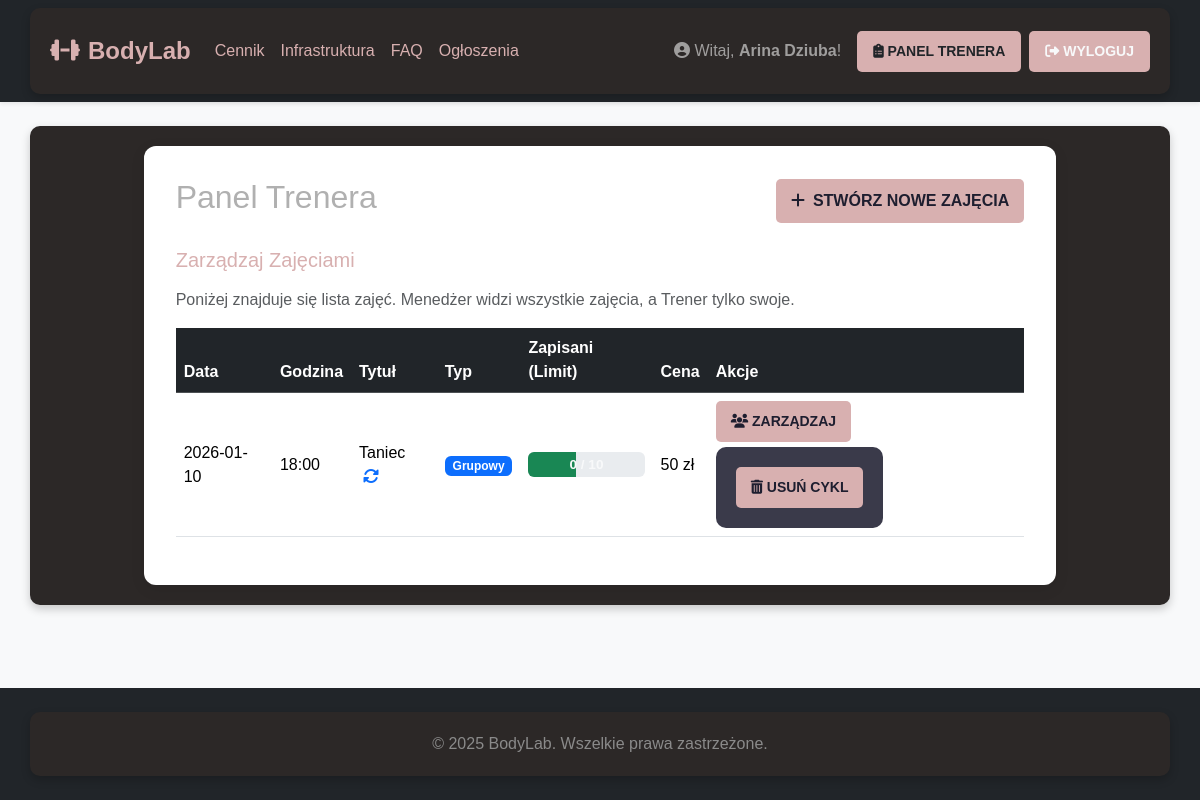
/trainer (signed in), run on the app's committed database.
### app.py (models this page shows, shortened)
class User(db.Model, UserMixin):
    id = db.Column(db.Integer, primary_key=True)
    username = db.Column(db.String(50), unique=True, nullable=False)
    email = db.Column(db.String(120), unique=True, nullable=False)
    password_hash = db.Column(db.String(256), nullable=False)
    role = db.Column(db.String(20), nullable=False, default='user')
    experience_notes = db.Column(db.Text, nullable=True)
    sessions_taught = db.relationship('TrainingSession', back_populates='trainer', lazy='dynamic')
    bookings = db.relationship('Booking', back_populates='user', lazy='dynamic')
    messages_sent = db.relationship('Message', foreign_keys='Message.sender_id', back_populates='sender',
                                    lazy='dynamic')
    messages_received = db.relationship('Message', foreign_keys='Message.recipient_id', back_populates='recipient',
                                        lazy='dynamic')
    @property
    def is_admin(self): return self.role == 'admin'
    @property
    def is_trainer(self): return self.role == 'trainer'

class TrainingSession(db.Model):
    id = db.Column(db.Integer, primary_key=True)
    title = db.Column(db.String(100), nullable=False)
    session_type = db.Column(db.String(20), nullable=False, default='Grupowy')
    description = db.Column(db.Text, nullable=True)
    date = db.Column(db.Date, nullable=False)
    start_time = db.Column(db.Time, nullable=False)
    duration_minutes = db.Column(db.Integer, nullable=False, default=60)
    price = db.Column(db.Integer, nullable=False, default=0)
    max_participants = db.Column(db.Integer, nullable=False, default=10)
    trainer_id = db.Column(db.Integer, db.ForeignKey('user.id'), nullable=False)
    recurrence_group_id = db.Column(db.String(36), nullable=True, index=True)
    trainer = db.relationship('User', back_populates='sessions_taught')
    bookings = db.relationship('Booking', back_populates='session', lazy='dynamic', cascade="all, delete-orphan")
    @property
    def current_participants(self): return self.bookings.count()
    @property
    def is_full(self): return self.bookings.count() >= self.max_participants

### app.py (the view)
@app.route("/trainer")
@login_required
@trainer_required
def trainer_dashboard():
    q = TrainingSession.query
    if not current_user.is_admin: q = q.filter_by(trainer_id=current_user.id)
    return render_template("trainer_dashboard.html", my_sessions=q.all())

### app.py (called while the page is built)
@login_manager.user_loader
def load_user(user_id):
    return db.session.get(User, int(user_id))

def trainer_required(f):
    @wraps(f)
    def decorated_function(*args, **kwargs):
        if not current_user.is_authenticated or (not current_user.is_admin and not current_user.is_trainer):
            flash("Dostęp tylko dla Trenera.", "danger")
            return redirect(url_for('index'))
        return f(*args, **kwargs)
    return decorated_function

### templates/trainer_dashboard.html (shortened to what this page needs)
{% extends "base.html" %}
{% block content %}
<div class="d-flex justify-content-between align-items-center mb-4">
    <h1 class="h2">Panel Trenera</h1>
    <a href="{{ url_for('create_session') }}" class="btn btn-success">
        <i class="fas fa-plus me-2"></i>Stwórz Nowe Zajęcia
    </a>
</div>
<h3 class="h5 mb-3" style="color: #d8b0b0;">Zarządzaj Zajęciami</h3>
<p class="text-muted">Poniżej znajduje się lista zajęć. Menedżer widzi wszystkie zajęcia, a Trener tylko swoje.</p>
<div class="table-responsive">
    <table class="table table-hover align-middle">
        <thead class="table-dark">
            <tr>
                <th scope="col">Data</th>
                <th scope="col">Godzina</th>
                <th scope="col">Tytuł</th>
                <th scope="col">Typ</th>
                <th scope="col">Zapisani (Limit)</th>
                <th scope="col">Cena</th>
                <th scope="col">Akcje</th>
            </tr>
        </thead>
        <tbody>
            {% if my_sessions %}
                {% set processed_groups = [] %}
                {% for session in my_sessions %}
                    {% if session.recurrence_group_id and session.recurrence_group_id in processed_groups %}
                    {% else %}
                        {% if session.recurrence_group_id %}
                            {% set _ = processed_groups.append(session.recurrence_group_id) %}
                        {% endif %}
                        <tr>
                            <td>{{ session.date.strftime('%Y-%m-%d') }}</td>
                            <td>{{ session.start_time.strftime('%H:%M') }}</td>
                            <td>
                                {{ session.title }}
                                {% if session.recurrence_group_id %}
                                    <i class="fas fa-sync-alt text-primary ms-1" title="Zajęcia cykliczne"></i>
                                {% endif %}
                            </td>
                            <td>
                                <span class="badge {% if session.session_type == 'Grupowy' %}bg-primary{% else %}bg-success{% endif %}">
                                    {{ session.session_type }}
                                </span>
                            </td>
                            <td>
                                {% set percent = (session.current_participants / session.max_participants) * 100 %}
                                {% set is_full = session.is_full %}
                                {% set bg_color = 'bg-danger' if is_full else ('bg-warning' if percent > 70 else 'bg-success') %}
                                {% set text_color = 'text-light' if is_full or percent <= 70 else 'text-dark' %}
                                <div class="progress" title="{{ session.current_participants }} / {{ session.max_participants }}">
                                    <div class="progress-bar {{ bg_color }}" role="progressbar" style="width: {{ percent }}%;"
                                         aria-valuenow="{{ session.current_participants }}" aria-valuemin="0" aria-valuemax="{{ session.max_participants }}">
                                    </div>
                                    <span class="progress-bar-text {{ text_color }}">
                                        {{ session.current_participants }} / {{ session.max_participants }}
                                    </span>
                                </div>
                            </td>
                            <td>{{ session.price }} zł</td>
                            <td>
                                <div class="btn-group-action">
                                    <a href="{{ url_for('manage_session', session_id=session.id) }}"
                                       class="btn btn-primary btn-sm" title="Zarządzaj uczestnikami">
                                        <i class="fas fa-users"></i> Zarządzaj
                                    </a>
                                    {% if session.recurrence_group_id %}
                                        <form action="{{ url_for('delete_recurring_group', group_id=session.recurrence_group_id) }}"
                                              method="POST" class="d-inline"
                                              onsubmit="return confirm('Czy na pewno chcesz usunąć WSZYSTKIE przyszłe zajęcia z tego cyklu?');">
                                            <button type="submit" class="btn btn-danger btn-sm" title="Usuń cały cykl">
                                                <i class="fas fa-trash-alt"></i> Usuń Cykl
                                            </button>
                                        </form>
                                    {% endif %}
                                </div>
                            </td>
                        </tr>
                    {% endif %}
                {% endfor %}
            {% else %}
                <tr>
                    <td colspan="{% if current_user.is_admin %}8{% else %}7{% endif %}" class="text-center text-muted">
                        Nie utworzyłeś jeszcze żadnych zajęć.
                    </td>
                </tr>
            {% endif %}
        </tbody>
    </table>
</div>
{% endblock %}

### templates/base.html (shortened to what this page needs)
<!DOCTYPE html>
<html lang="pl">
<head>
    <link href="https://cdn.jsdelivr.net/npm/bootstrap@5.3.3/dist/css/bootstrap.min.css" rel="stylesheet">
    <link rel="stylesheet" href="https://cdnjs.cloudflare.com/ajax/libs/font-awesome/6.5.0/css/all.min.css">
    <link rel="stylesheet" href="{{ url_for('static', filename='style.css') }}">
</head>
<body>
<nav class="navbar navbar-expand-lg navbar-dark bg-dark shadow-sm">
    <div class="container">
        <a class="navbar-brand" href="{{ url_for('index') }}">
            <i class="fas fa-dumbbell me-2"></i>BodyLab
        </a>
        <div class="collapse navbar-collapse" id="navbarNav">
            <ul class="navbar-nav me-auto">
                <li class="nav-item">
                    <a class="nav-link" href="{{ url_for('pricing') }}">Cennik</a>
                </li>
                <li class="nav-item">
                    <a class="nav-link" href="{{ url_for('infrastructure') }}">Infrastruktura</a>
                </li>
                <li class="nav-item">
                    <a class="nav-link" href="{{ url_for('faq') }}">FAQ</a>
                </li>
                <li class="nav-item">
                    <a class="nav-link" href="{{ url_for('announcements') }}">Ogłoszenia</a>
                </li>
            </ul>
            <ul class="navbar-nav ms-auto d-flex align-items-center">
                {% if current_user.is_authenticated %}
                    <li class="nav-item">
                        <span class="navbar-text me-3">
                            <i class="fas fa-user-circle"></i> Witaj, <strong>{{ current_user.username }}</strong>!
                        </span>
                    </li>
                    {% if current_user.is_admin or current_user.is_trainer %}
                    <li class="nav-item me-2">
                        <a class="btn btn-info btn-sm px-3" href="{{ url_for('trainer_dashboard') }}">
                            <i class="fas fa-clipboard-list"></i> Panel Trenera
                        </a>
                    </li>
                    {% endif %}
                    <li class="nav-item">
                        <a class="btn btn-outline-light btn-sm px-3" href="{{ url_for('logout') }}">
                            <i class="fas fa-sign-out-alt"></i> Wyloguj
                        </a>
                    </li>
                {% endif %}
            </ul>
        </div>
    </div>
</nav>
<main class="main-content">
    <div class="container mt-4">
        <div class="row justify-content-center">
            <div class="col-lg-10">
                <div class="content-card">
                    {% block content %}{% endblock %}
                </div>
            </div>
        </div>
    </div>
</main>
<footer class="text-center py-4 mt-5">
    <div class="container">
        <p class="mb-0">&copy; 2025 BodyLab. Wszelkie prawa zastrzeżone.</p>
    </div>
</footer>
</body>
</html>

### static/style.css (style rules this page uses)
body { background-color: #1e1e2f; color: #b0b0b0; font-family: 'Arial', sans-serif; }
.container { background: #2c2827; padding: 20px; border-radius: 10px; box-shadow: 0 4px 10px rgba(0, 0, 0, 0.2); }
h1, h2 { color: #d8b0b0; }
p { color: #8a8a8a; font-size: 16px; }
form { background: #3a3a4a; padding: 20px; border-radius: 10px; }
button, .btn { background: #d8b0b0; color: #1e1e2f; padding: 10px 15px; border-radius: 5px; font-weight: bold; text-transform: uppercase; border: none; cursor: pointer; }
.navbar { background: #181824; }
.navbar-brand, .nav-link { color: #d8b0b0 !important; }
a { color: #d8b0b0; }

### templates/base.html (style rules this page uses)
body { background-color: #f8f9fa; min-height: 100vh; display: flex; flex-direction: column; }
.main-content { flex: 1; }
.navbar-brand { font-weight: 700; font-size: 1.5rem; }
footer { margin-top: auto; background-color: #212529; color: #adb5bd; }
.content-card { background: white; border-radius: 12px; box-shadow: 0 4px 15px rgba(0,0,0,0.08); padding: 2rem; }
.navbar-dark .navbar-nav .btn { color: #212529; }
.navbar-dark .navbar-nav .btn-outline-light { color: #f8f9fa; }

### templates/trainer_dashboard.html (style rules this page uses)
.progress { font-size: 0.85rem; height: 25px; position: relative; }
.progress-bar-text { position: absolute; width: 100%; text-align: center; line-height: 25px; font-weight: bold; }
.text-light { color: #f8f9fa !important; }
.progress-bar { min-width: 3.5em; }
.btn-group-action { display: flex; gap: 5px; flex-wrap: wrap; }

### data on the page
User: username "Arina Dziuba"
TrainingSession: date "2026-01-10", start_time "18:00", title "Taniec", session_type "Grupowy", max_participants 10 (drawn), current_participants "0", price "50"
